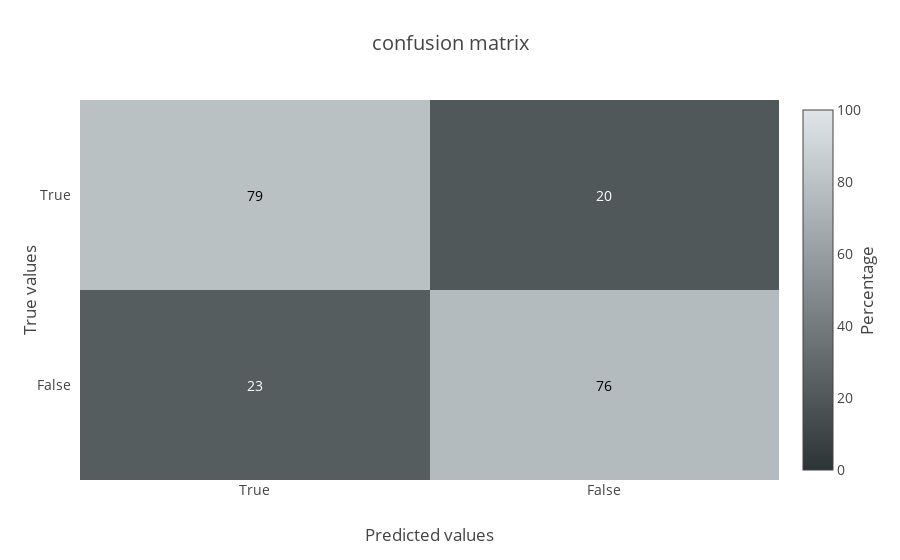

Notebook cell for this chart:
### Code cell
m = plot_confusion_matrix(y_true=y_train, y_pred=cv_predict)
py.iplot(m, filename='fatigue/confusion_matrix_train')

### Figure 1 — Plotly figure (JSON) as saved in the notebook; plotly's stock layout.template omitted (floating-point values rounded to 4 significant figures)
{"data": [{"colorbar": {"title": "Percentage", "titleside": "right"}, "colorscale": [[0, "#2d3436"], [1, "#dfe6e9"]], "showscale": true, "type": "heatmap", "x": ["True", "False"], "y": ["True", "False"], "z": [[79, 20], [23, 76]], "zmax": 100, "zmin": 0}], "layout": {"annotations": [{"font": {"color": "#000000"}, "showarrow": false, "text": "79", "x": "True", "xref": "x1", "y": "True", "yref": "y1"}, {"font": {"color": "#FFFFFF"}, "showarrow": false, "text": "20", "x": "False", "xref": "x1", "y": "True", "yref": "y1"}, {"font": {"color": "#FFFFFF"}, "showarrow": false, "text": "23", "x": "True", "xref": "x1", "y": "False", "yref": "y1"}, {"font": {"color": "#000000"}, "showarrow": false, "text": "76", "x": "False", "xref": "x1", "y": "False", "yref": "y1"}], "font": {"size": 14}, "hovermode": "closest", "title": "confusion matrix", "xaxis": {"dtick": 1, "gridcolor": "rgb(0, 0, 0)", "side": "bottom", "ticks": "", "title": "Predicted values"}, "yaxis": {"autorange": "reversed", "dtick": 1, "ticks": "", "ticksuffix": "  ", "title": "True values"}}}
